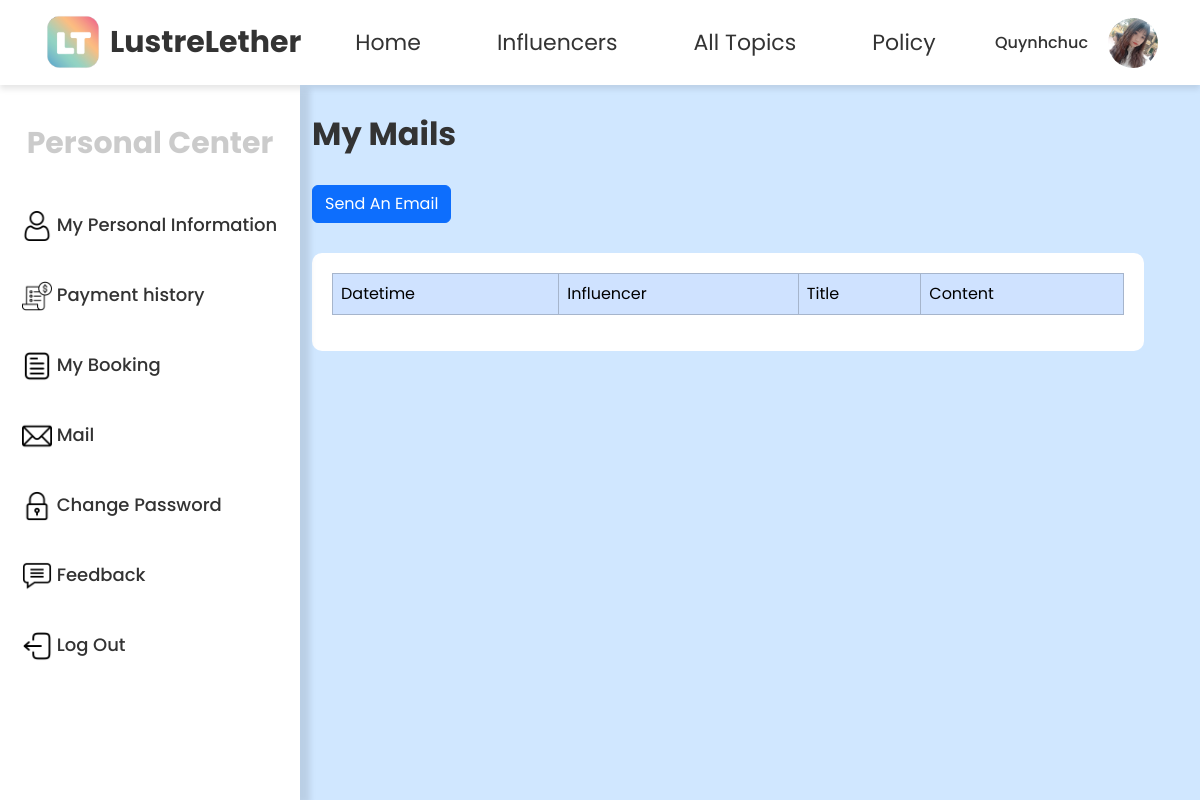
Before: /index.php?action=customer_MailList (signed in) with the older database file.
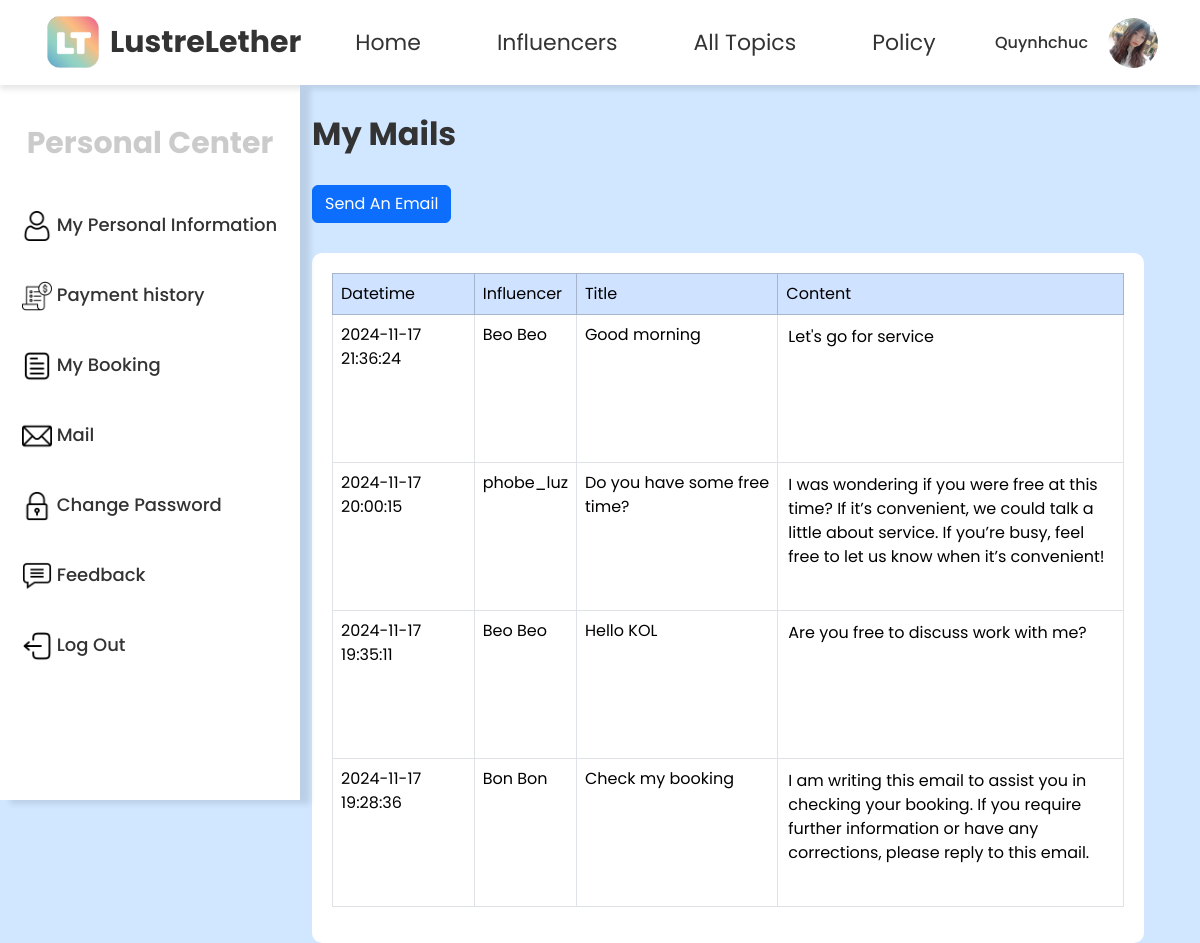
After: the same page with the newer database file.
### tables this page shows
CREATE TABLE `Customer` (
  `Cus_ID` int(11) NOT NULL,
  `Cus_Username` varchar(255) NOT NULL,
  `Cus_Password` varchar(255) NOT NULL,
  `Cus_Email` varchar(255) NOT NULL,
  `Cus_Fullname` varchar(255) NOT NULL,
  `Cus_PhoneNumber` varchar(255) NOT NULL,
  `Cus_DOB` date NOT NULL,
  `Cus_Image` varchar(255) DEFAULT NULL
);

CREATE TABLE `Mail` (
  `Mail_ID` int(11) NOT NULL,
  `Mail_CreateTime` timestamp NULL DEFAULT current_timestamp(),
  `Mail_Title` varchar(255) NOT NULL,
  `Mail_Content` varchar(1000) NOT NULL,
  `Cus_ID` int(11) NOT NULL,
  `Influ_ID` int(11) NOT NULL
);

CREATE TABLE `Influencer` (
  `Influ_ID` int(11) NOT NULL,
  `Influ_Username` varchar(255) NOT NULL,
  `Influ_Password` varchar(255) NOT NULL,
  `Influ_Email` varchar(255) NOT NULL,
  `Influ_Fullname` varchar(255) NOT NULL,
  `Influ_DOB` date NOT NULL,
  `Influ_PhoneNumber` varchar(255) NOT NULL,
  `Influ_Address` varchar(255) NOT NULL,
  `Influ_Nickname` varchar(255) NOT NULL,
  `Influ_Hastag` varchar(255) NOT NULL,
  `Influ_Price` decimal(10,2) NOT NULL,
  `Influ_ImageAuth` varchar(255) DEFAULT NULL,
  `Influ_Image` varchar(255) DEFAULT NULL,
  `Influ_OtherImage` text DEFAULT NULL,
  `Influ_Achivement` varchar(1000) NOT NULL,
  `Influ_Biography` varchar(1000) NOT NULL,
  `Influ_Status` varchar(255) NOT NULL,
  `Influ_Income` decimal(10,2) DEFAULT 0.00,
  `InfluType_ID` int(11) NOT NULL,
  `WPlace_ID` int(11) NOT NULL,
  `Fol_ID` int(11) NOT NULL,
  `Gender_ID` int(11) NOT NULL
);

### Models/CustomerModels.php (called while the page is built, shortened)
<?php
    require_once 'Config/db.php';
    class CustomerModels {
        private $conn;
        public function __construct()
        {
            global $conn;
            $this->conn = $conn;
        }
        public function GetCustomerbyID($cus_id){
            $query = "SELECT * FROM Customer WHERE Cus_ID = :cus_id";
            $sql =  $this->conn->prepare($query);
            $sql->execute(array(":cus_id" => $cus_id));
            $customer = $sql->fetch(PDO::FETCH_ASSOC);
            if ($customer) {
                $topicQuery = "SELECT t.Topic_Name FROM Cus_Topic ct
                               JOIN Topic t ON ct.Topic_ID = t.Topic_ID
                               WHERE ct.Cus_ID = :id";
                $topicSql = $this->conn->prepare($topicQuery);
                $topicSql->execute(array(':id' => $cus_id));
                $topics = $topicSql->fetchAll(PDO::FETCH_COLUMN);
                $contentQuery = "SELECT c.Content_Name FROM Cus_Content cc
                                 JOIN Content c ON cc.Content_ID = c.Content_ID
                                 WHERE cc.Cus_ID = :id";
                $contentSql = $this->conn->prepare($contentQuery);
                $contentSql->execute(array(':id' => $cus_id));
                $contents = $contentSql->fetchAll(PDO::FETCH_COLUMN);
                $eventQuery = "SELECT e.Event_Name FROM Cus_Event ce
                               JOIN Event e ON ce.Event_ID = e.Event_ID
                               WHERE ce.Cus_ID = :id";
                $eventSql = $this->conn->prepare($eventQuery);
                $eventSql->execute(array(':id' => $cus_id));
                $events = $eventSql->fetchAll(PDO::FETCH_COLUMN);
                $customer['Topics'] = $topics;
                $customer['Contents'] = $contents;
                $customer['Events'] = $events;
            }
            return $customer;
        }
        public function getAllMailCurrentCus($cus_id) {
            $query = "SELECT * FROM Mail
                      JOIN Influencer ON Mail.Influ_ID = Influencer.Influ_ID
                      WHERE Mail.Cus_ID = :cus_id
                      ORDER BY Mail_CreateTime DESC";
            $sql = $this->conn->prepare($query);
            $sql->execute([':cus_id' => $cus_id]);
            return $sql->fetchAll(PDO::FETCH_ASSOC);
        }
    }
?>

### Views/Customer/Mail_List.php (the view, shortened to what this page needs)
<!DOCTYPE html>
<html lang="en">
<head>
    <link href="https://cdn.jsdelivr.net/npm/bootstrap@5.3.2/dist/css/bootstrap.min.css" rel="stylesheet"/>
    <link href="https://cdnjs.cloudflare.com/ajax/libs/font-awesome/5.15.3/css/all.min.css" rel="stylesheet"/>
</head>
<body>
    <?php include_once 'navbar.php'; ?>
    <div class="container-fluid">
        <div class="row">
        <?php include_once 'sidebar.php'; ?>
            <div class="col-md-9 offset-md-3">
                <h2>My Mails</h2>
                <br>
                <div class="col-md-12">
                    <div class="row">
                        <div class="col-md-12">
                            <a href="index.php?action=customer_sendMail">
                                <button class="btn btn-primary">Send An Email</button>
                            </a>
                        </div>
                    </div>
                </div>
                <div class="profile-container">
                    <div class="table-responsive">
                        <table style="max-width:100%" class="table table-bordered">
                            <thead>
                                <tr class="table-primary">
                                    <th style="font-size: 16px; font-weight: 400; ">Datetime</th>
                                    <th style="font-size: 16px; font-weight: 400; ">Influencer</th>
                                    <th style="font-size: 16px; font-weight: 400;">Title</th>
                                    <th style="font-size: 16px; font-weight: 400; white-space: nowrap;">Content</th>
                                </tr>
                            </thead>
                                <tbody>
                                    <?php foreach($mail as $m): ?>
                                    <tr>
                                        <td><?php echo $m['Mail_CreateTime'] ?></td>
                                        <td><?php echo $m['Influ_Nickname'] ?></td>
                                        <td><?php echo $m['Mail_Title'] ?></td>
                                        <td>
                                            <textarea readonly style="background: transparent; width: 100%; border:none; resize:none" cols="30" rows="5"><?php echo $m['Mail_Content'] ?></textarea>
                                        </td>
                                    </tr>
                                    <?php endforeach; ?>
                            </tbody>
                        </table>
                    </div>
                </div>
            </div>
        </div>
    </div>
</body>
</html>

### index.php (shortened to what this page needs)
<?php
    $action = $_GET['action'] ?? 'index';
    switch ($action){
        case 'customer_MailList':
            require_once "Controllers/CustomerControllers.php";
            $CustomerControllers =  new CustomerControllers();
            $CustomerControllers -> customer_MailList();
            break;
    }
?>

### Controllers/CustomerControllers.php (shortened to what this page needs)
<?php
    require_once "Models/CustomerModels.php";
    class CustomerControllers {
        public function customer_MailList(){
            if(isset($_SESSION['is_login']) && $_SESSION['is_login'] === true && isset($_SESSION['cus_id'])) {
                $customerModel = new CustomerModels();
                $customer = $customerModel -> GetCustomerbyID($_SESSION['cus_id']);
                $mail = $customerModel -> getAllMailCurrentCus($_SESSION['cus_id']);
                include 'Views/Customer/Mail_List.php';
            }
        }
    }
?>

### Views/Customer/navbar.php (shortened to what this page needs)
<nav class="navbar navbar-expand-lg navbar-light">
        <div class="container d-flex justify-content-between align-items-center">
            <div class="collapse navbar-collapse" id="navbarNav">
                <a class="navbar-brand d-flex align-items-center" href="index.php?action=customer_userpage">
                    <img alt="Logo" height="60" src="././views/Img/u2.jpg" width="60"/>
                    <span class="ms-2">LustreLether</span>
                </a>
                <div class="collapse navbar-collapse">
                    <ul class="navbar-nav me-auto mb-2 mb-lg-0">
                        <li class="nav-item">
                            <a class="nav-link" href="index.php?action=customer_userpage">Home</a>
                        </li>
                        <li class="nav-item">
                            <a class="nav-link" href="index.php?action=customer_influencer">Influencers</a>
                        </li>
                        <li class="nav-item">
                            <a class="nav-link" href="#">All Topics</a>
                        </li>
                        <li class="nav-item">
                            <a class="nav-link" href="index.php?action=customer_policy">Policy</a>
                        </li>
                    </ul>
                    <div class="d-flex">
                        <span style="margin-right: 20px; margin-top: 13px; font-weight: 500">
                            <?php echo $customer['Cus_Username'] ?>
                        </span>
                        <a class="nav-link" href="index.php?action=customer_dashboard">
                            <?php if (!empty($customer['Cus_Image'])): ?>
                            <img class="rounded-circle" height="50" src="<?php echo $customer['Cus_Image'] ?>" width="50" style="object-fit: cover;"/>
                            <?php else: ?>
                            <img class="rounded-circle" src="././views/Img/avatar.jpg" width="50" height="50" style="object-fit: cover;">
                            <?php endif; ?>
                        </a>
                    </div>
                </div>
            </div>
        </div>
    </nav>

### Views/Customer/sidebar.php
<div class="col-md-3 sidebar">
                <h4 class="text-center">Personal Center</h4>
                <a href="index.php?action=customer_dashboard">
                    <img src="././views/Img/u433.png" width="30" height="30"> My Personal Information
                </a>
                <a href="index.php?action=customer_payment">
                    <img src="././views/Img/u434.png" width="30" height="30"> Payment history
                </a>
                <a href="index.php?action=customer_bookinglist">
                    <img src="././views/Img/u435.png" width="30" height="30"> My Booking
                </a>
                <a href="index.php?action=customer_MailList">
                    <img src="././views/Img/u436.png" width="30" height="30"> Mail
                </a>
                <a href="index.php?action=customer_password">
                    <img src="././views/Img/u437.png" width="30" height="30"> Change Password
                </a>
                <a href="index.php?action=customer_Allfeedback">
                    <img src="././views/Img/comments.png" width="30" height="30"> Feedback
                </a>
                <a href="index.php?action=CusLogout">
                    <img src="././views/Img/u440.png" width="30" height="30"> Log Out
                </a>
            </div>

### Views/Customer/Mail_List.php (style rules this page uses)
body { font-family: 'Poppins', sans-serif; background-color: #d0e7ff; color: #333; padding-top: 85px; }
.navbar { background-color: #fff; height: 85px; position: fixed; top: 0; left: 0; right: 0; z-index: 1000; box-shadow: 0 4px 6px rgba(0, 0, 0, 0.1); }
.navbar-brand { font-weight: bold; color: #333; font-size: 30px; }
.navbar-nav { display: flex; gap: 30px; }
.navbar-nav .nav-link { color: #333; font-size: 22px; font-weight: 400; text-align: center; margin-left: 30px; }
.sidebar { background-color: #ffffff; height: calc(100vh - 85px); width: 300px; position: fixed; top: 85px; left: 0; padding-top: 20px; box-shadow: 10px 4px 6px rgba(0, 0, 0, 0.1); z-index: 999; }
.sidebar a { color: #6c757d; text-decoration: none; display: block; padding: 10px 10px; font-size: 18px; margin-top: 20px; font-weight: 500; }
.sidebar h4 { font-size: 30px; font-weight: bold; opacity: 25%; margin-bottom: 40px; margin-top: 20px; color: #333; }
.sidebar a { position: relative; color: #333; text-decoration: none; overflow: hidden; border-radius: 30px; transition: color 0.3s ease; }
.sidebar a::before { content: ""; position: absolute; top: 0; left: 100%; width: 100%; height: 100%; background-color: #d3d9de; transition: left 0.3s ease; z-index: -1; }
.profile-container { background-color: #fff; padding: 20px; border-radius: 10px; margin-top: 30px; width: 95%; }
.col-md-9 h2 { font-weight: bold; margin-top: 30px; }

Changed rows visible on the page:
added mail: Mail_CreateTime "2024-11-17 21:36:24", Influ_ID.Influ_Nickname "Beo Beo", Mail_Title "Good morning", Mail_Content "Let's go for service"
added mail: Mail_CreateTime "2024-11-17 20:00:15", Influ_ID.Influ_Nickname "phobe_luz", Mail_Title "Do you have some free time?", Mail_Content "I was wondering if you were free at this time? If it’s convenient, we could talk a little about service. If you’re busy, feel free to let us know when it’s convenient!"
added mail: Mail_CreateTime "2024-11-17 19:35:11", Influ_ID.Influ_Nickname "Beo Beo", Mail_Title "Hello KOL", Mail_Content "Are you free to discuss work with me?"
added mail: Mail_CreateTime "2024-11-17 19:28:36", Influ_ID.Influ_Nickname "Bon Bon", Mail_Title "Check my booking", Mail_Content "I am writing this email to assist you in checking your booking. If you require further information or have any corrections, please reply to this email."
